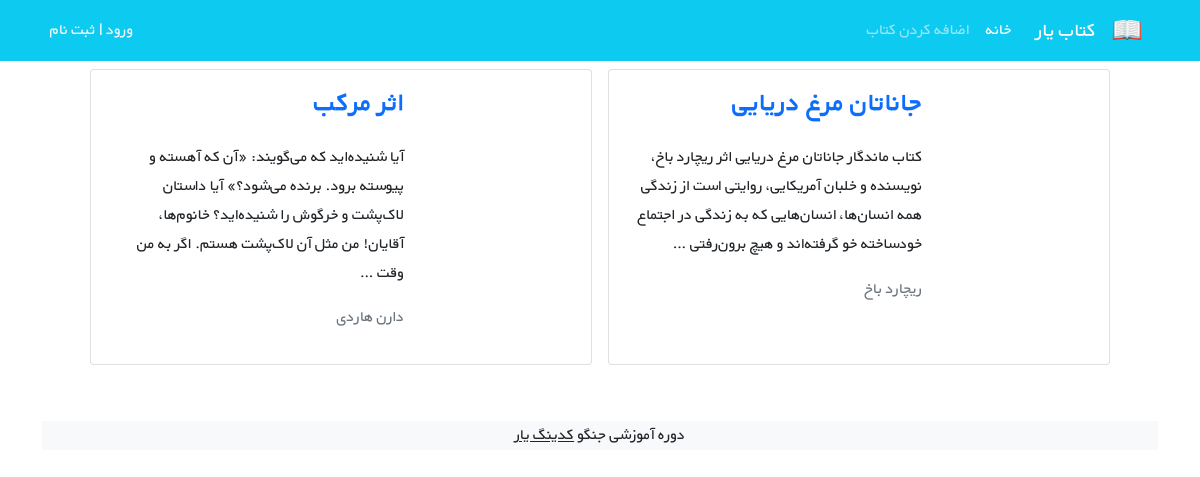
/books/, run on an earlier commit of the app's database.
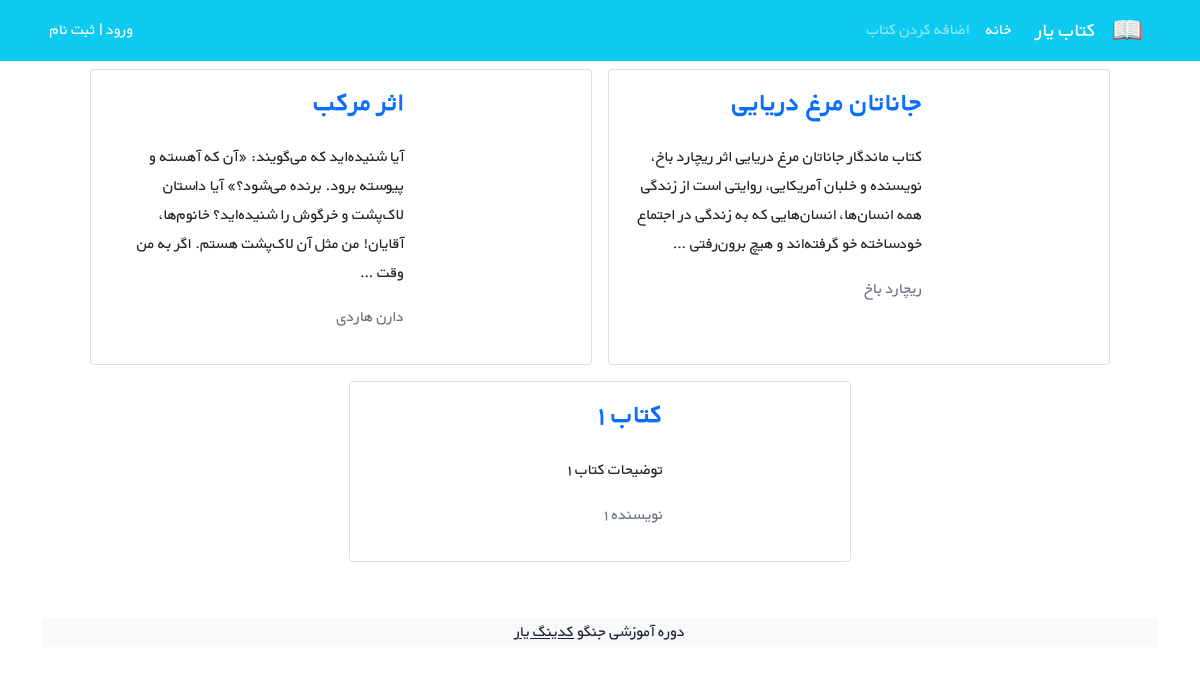
And on a later commit of the database.
### books/models.py (models this page shows, shortened)
class Book(models.Model):
    title = models.CharField(max_length=200)
    author = models.CharField(max_length=200)
    description = models.TextField()
    price = models.DecimalField(max_digits=5, decimal_places=2)  # Money -> Decimal fields
    covers = models.ImageField(upload_to='covers/', blank=True)
    def get_absolute_url(self):
        return reverse('book_detail', args=[self.id])

### books/views.py (the view)
# urls.py: path('', BookListView.as_view(), name='book_list'),
class BookListView(generic.ListView):
    model = Book
    template_name = 'books/book_list.html'
    context_object_name = 'books'

### books/templates/books/book_list.html (shortened to what this page needs)
{% extends '_base.html' %}
{% block content %}
    <div class="container mt-">
        <div class="row flex-row-reverse justify-content-md-center">
            {% for book in books %}
                <div class="card m-2" style="max-width: 45%">
                    <div class="row g-0 h-100" dir="rtl">
                        <div class="col-md-4">
                        </div>
                        <div class="col-md-8 h-100">
                            <div class="d-flex flex-column justify-content-between h-100">
                                <div class="card-body">
                                    <a class="text-decoration-none" href="{{ book.get_absolute_url }}"><h3 class="card-title"><strong>{{ book.title }}</strong></h3></a>
                                    <p class="card-text pt-3">{{ book.description|truncatewords:30 }}</p>
                                    <p class="text-muted">{{ book.author }}</p>
                                </div>
                            </div>
                        </div>
                    </div>
                </div>
            {% endfor %}
            </div>
        </div>
    <footer class="bg-light text-center text-lg-start mt-5">
        <div class="text-center bg-grey">
            <p>دوره آموزشی جنگو <a class="text-dark" href="https://codingyar.com/" target="_blank">کدینگ یار</a></p>
        </div>
    </footer>
{% endblock content %}

What changed in the data, as far as the page shows it:
added Book: title "کتاب ۱", description "توضیحات کتاب ۱", author "نویسنده ۱"
